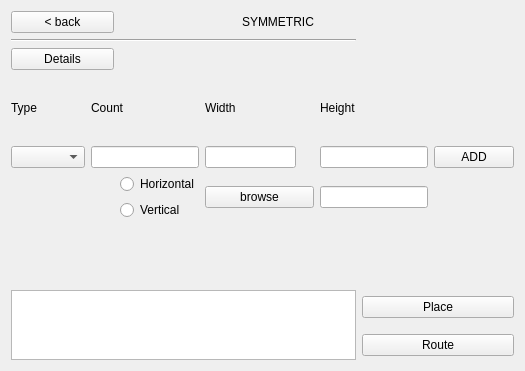
<?xml version="1.0" encoding="UTF-8"?>
<ui version="4.0">
 <class>Symmetric</class>
 <widget class="QWidget" name="Symmetric">
  <property name="geometry">
   <rect>
    <x>0</x>
    <y>0</y>
    <width>511</width>
    <height>371</height>
   </rect>
  </property>
  <property name="sizePolicy">
   <sizepolicy hsizetype="Expanding" vsizetype="Expanding">
    <horstretch>0</horstretch>
    <verstretch>0</verstretch>
   </sizepolicy>
  </property>
  <property name="windowTitle">
   <string>Form</string>
  </property>
  <layout class="QGridLayout" name="gridLayout_2">
   <item row="0" column="0">
    <layout class="QGridLayout" name="gridLayout">
     <item row="2" column="0" colspan="2">
      <widget class="QPushButton" name="Details">
       <property name="text">
        <string>Details</string>
       </property>
      </widget>
     </item>
     <item row="0" column="0" colspan="2">
      <widget class="QPushButton" name="back">
       <property name="text">
        <string>&lt; back</string>
       </property>
      </widget>
     </item>
     <item row="3" column="7">
      <spacer name="verticalSpacer">
       <property name="orientation">
        <enum>Qt::Vertical</enum>
       </property>
       <property name="sizeHint" stdset="0">
        <size>
         <width>20</width>
         <height>40</height>
        </size>
       </property>
      </spacer>
     </item>
     <item row="3" column="5">
      <widget class="QLabel" name="Height">
       <property name="sizePolicy">
        <sizepolicy hsizetype="Fixed" vsizetype="Fixed">
         <horstretch>0</horstretch>
         <verstretch>0</verstretch>
        </sizepolicy>
       </property>
       <property name="text">
        <string>Height</string>
       </property>
      </widget>
     </item>
     <item row="5" column="2">
      <widget class="QRadioButton" name="Horizontal">
       <property name="sizePolicy">
        <sizepolicy hsizetype="Preferred" vsizetype="Fixed">
         <horstretch>0</horstretch>
         <verstretch>0</verstretch>
        </sizepolicy>
       </property>
       <property name="text">
        <string>Horizontal</string>
       </property>
      </widget>
     </item>
     <item row="8" column="6" colspan="2">
      <widget class="QPushButton" name="Place">
       <property name="sizePolicy">
        <sizepolicy hsizetype="Preferred" vsizetype="Fixed">
         <horstretch>0</horstretch>
         <verstretch>0</verstretch>
        </sizepolicy>
       </property>
       <property name="text">
        <string>Place</string>
       </property>
      </widget>
     </item>
     <item row="5" column="5" rowspan="2" colspan="2">
      <widget class="QLineEdit" name="path">
       <property name="sizePolicy">
        <sizepolicy hsizetype="Preferred" vsizetype="Fixed">
         <horstretch>0</horstretch>
         <verstretch>0</verstretch>
        </sizepolicy>
       </property>
      </widget>
     </item>
     <item row="0" column="4">
      <widget class="QLabel" name="Title">
       <property name="text">
        <string>SYMMETRIC</string>
       </property>
      </widget>
     </item>
     <item row="1" column="0" colspan="6">
      <widget class="Line" name="line">
       <property name="orientation">
        <enum>Qt::Horizontal</enum>
       </property>
      </widget>
     </item>
     <item row="3" column="3">
      <widget class="QLabel" name="Width">
       <property name="sizePolicy">
        <sizepolicy hsizetype="Fixed" vsizetype="Fixed">
         <horstretch>0</horstretch>
         <verstretch>0</verstretch>
        </sizepolicy>
       </property>
       <property name="text">
        <string>Width</string>
       </property>
      </widget>
     </item>
     <item row="4" column="3" colspan="2">
      <widget class="QLineEdit" name="WidthLineEdit">
       <property name="sizePolicy">
        <sizepolicy hsizetype="Fixed" vsizetype="Fixed">
         <horstretch>0</horstretch>
         <verstretch>0</verstretch>
        </sizepolicy>
       </property>
       <property name="maximumSize">
        <size>
         <width>91</width>
         <height>16777215</height>
        </size>
       </property>
      </widget>
     </item>
     <item row="3" column="0">
      <widget class="QLabel" name="Type">
       <property name="sizePolicy">
        <sizepolicy hsizetype="Fixed" vsizetype="Fixed">
         <horstretch>0</horstretch>
         <verstretch>0</verstretch>
        </sizepolicy>
       </property>
       <property name="text">
        <string>Type</string>
       </property>
      </widget>
     </item>
     <item row="8" column="0" rowspan="2" colspan="6">
      <widget class="QGraphicsView" name="graphicsView"/>
     </item>
     <item row="9" column="6" colspan="2">
      <widget class="QPushButton" name="Route">
       <property name="sizePolicy">
        <sizepolicy hsizetype="Preferred" vsizetype="Fixed">
         <horstretch>0</horstretch>
         <verstretch>0</verstretch>
        </sizepolicy>
       </property>
       <property name="text">
        <string>Route</string>
       </property>
      </widget>
     </item>
     <item row="4" column="7">
      <widget class="QPushButton" name="ADD">
       <property name="sizePolicy">
        <sizepolicy hsizetype="Expanding" vsizetype="Fixed">
         <horstretch>0</horstretch>
         <verstretch>0</verstretch>
        </sizepolicy>
       </property>
       <property name="text">
        <string>ADD</string>
       </property>
      </widget>
     </item>
     <item row="4" column="0">
      <widget class="QComboBox" name="TypeComboBox">
       <property name="sizePolicy">
        <sizepolicy hsizetype="Expanding" vsizetype="Fixed">
         <horstretch>0</horstretch>
         <verstretch>0</verstretch>
        </sizepolicy>
       </property>
      </widget>
     </item>
     <item row="4" column="5" colspan="2">
      <widget class="QLineEdit" name="HeightLineEdit">
       <property name="sizePolicy">
        <sizepolicy hsizetype="Fixed" vsizetype="Fixed">
         <horstretch>0</horstretch>
         <verstretch>0</verstretch>
        </sizepolicy>
       </property>
      </widget>
     </item>
     <item row="4" column="1" colspan="2">
      <widget class="QLineEdit" name="CountLineEdit">
       <property name="sizePolicy">
        <sizepolicy hsizetype="Fixed" vsizetype="Fixed">
         <horstretch>0</horstretch>
         <verstretch>0</verstretch>
        </sizepolicy>
       </property>
      </widget>
     </item>
     <item row="6" column="2">
      <widget class="QRadioButton" name="Vertical">
       <property name="sizePolicy">
        <sizepolicy hsizetype="Preferred" vsizetype="Fixed">
         <horstretch>0</horstretch>
         <verstretch>0</verstretch>
        </sizepolicy>
       </property>
       <property name="text">
        <string>Vertical</string>
       </property>
      </widget>
     </item>
     <item row="5" column="3" rowspan="2" colspan="2">
      <widget class="QPushButton" name="browse">
       <property name="sizePolicy">
        <sizepolicy hsizetype="Preferred" vsizetype="Fixed">
         <horstretch>0</horstretch>
         <verstretch>0</verstretch>
        </sizepolicy>
       </property>
       <property name="text">
        <string>browse</string>
       </property>
      </widget>
     </item>
     <item row="3" column="1" colspan="2">
      <widget class="QLabel" name="Count">
       <property name="sizePolicy">
        <sizepolicy hsizetype="Fixed" vsizetype="Fixed">
         <horstretch>0</horstretch>
         <verstretch>0</verstretch>
        </sizepolicy>
       </property>
       <property name="text">
        <string>Count</string>
       </property>
      </widget>
     </item>
     <item row="7" column="4">
      <spacer name="verticalSpacer_2">
       <property name="orientation">
        <enum>Qt::Vertical</enum>
       </property>
       <property name="sizeHint" stdset="0">
        <size>
         <width>20</width>
         <height>40</height>
        </size>
       </property>
      </spacer>
     </item>
    </layout>
   </item>
  </layout>
 </widget>
 <resources/>
 <connections/>
</ui>
